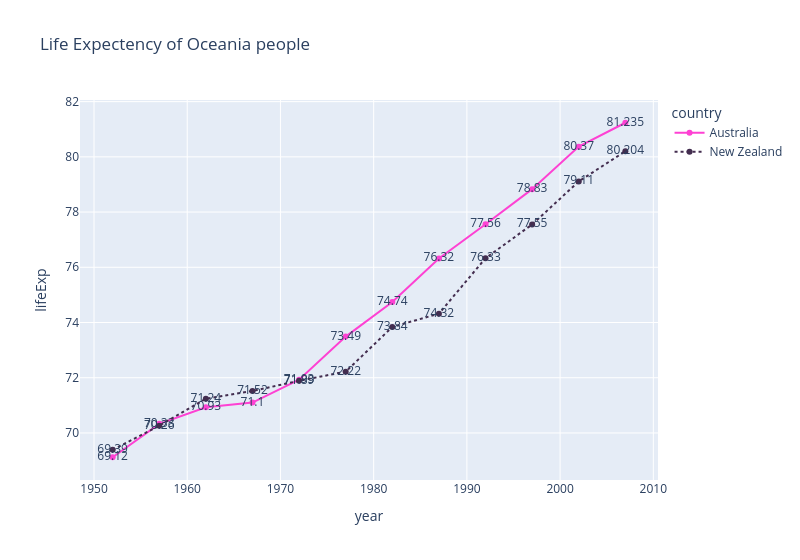

Notebook code cell kept with this figure:
### Code cell
fig = px.line(df, x="year", y="lifeExp", color="country", color_discrete_sequence=["pink", "blue"])
fig = px.line(df, 
              x="year", 
              y="lifeExp", 
              color="country", 
              color_discrete_map={"Australia": "#FE41D3", "New Zealand": "#432D4F"},
              markers=True,
              text="lifeExp",
              line_dash="country",
              title="Life Expectency of Oceania people",
              width=800
            )
fig.show()

### Figure 1 — Plotly figure (JSON) as saved in the notebook; plotly's stock layout.template omitted (floating-point values rounded to 4 significant figures)
{"data": [{"hovertemplate": "country=Australia<br>year=%{x}<br>lifeExp=%{text}<extra></extra>", "legendgroup": "Australia", "line": {"color": "#FE41D3", "dash": "solid"}, "marker": {"symbol": "circle"}, "mode": "lines+markers+text", "name": "Australia", "orientation": "v", "showlegend": true, "text": [69.12, 70.33, 70.93, 71.1, 71.93, 73.49, 74.74, 76.32, 77.56, 78.83, 80.37, 81.23], "type": "scatter", "x": [1952, 1957, 1962, 1967, 1972, 1977, 1982, 1987, 1992, 1997, 2002, 2007], "xaxis": "x", "y": [69.12, 70.33, 70.93, 71.1, 71.93, 73.49, 74.74, 76.32, 77.56, 78.83, 80.37, 81.23], "yaxis": "y"}, {"hovertemplate": "country=New Zealand<br>year=%{x}<br>lifeExp=%{text}<extra></extra>", "legendgroup": "New Zealand", "line": {"color": "#432D4F", "dash": "dot"}, "marker": {"symbol": "circle"}, "mode": "lines+markers+text", "name": "New Zealand", "orientation": "v", "showlegend": true, "text": [69.39, 70.26, 71.24, 71.52, 71.89, 72.22, 73.84, 74.32, 76.33, 77.55, 79.11, 80.2], "type": "scatter", "x": [1952, 1957, 1962, 1967, 1972, 1977, 1982, 1987, 1992, 1997, 2002, 2007], "xaxis": "x", "y": [69.39, 70.26, 71.24, 71.52, 71.89, 72.22, 73.84, 74.32, 76.33, 77.55, 79.11, 80.2], "yaxis": "y"}], "layout": {"legend": {"title": {"text": "country"}, "tracegroupgap": 0}, "title": {"text": "Life Expectency of Oceania people"}, "width": 800, "xaxis": {"anchor": "y", "domain": [0, 1], "title": {"text": "year"}}, "yaxis": {"anchor": "x", "domain": [0, 1], "title": {"text": "lifeExp"}}}}
